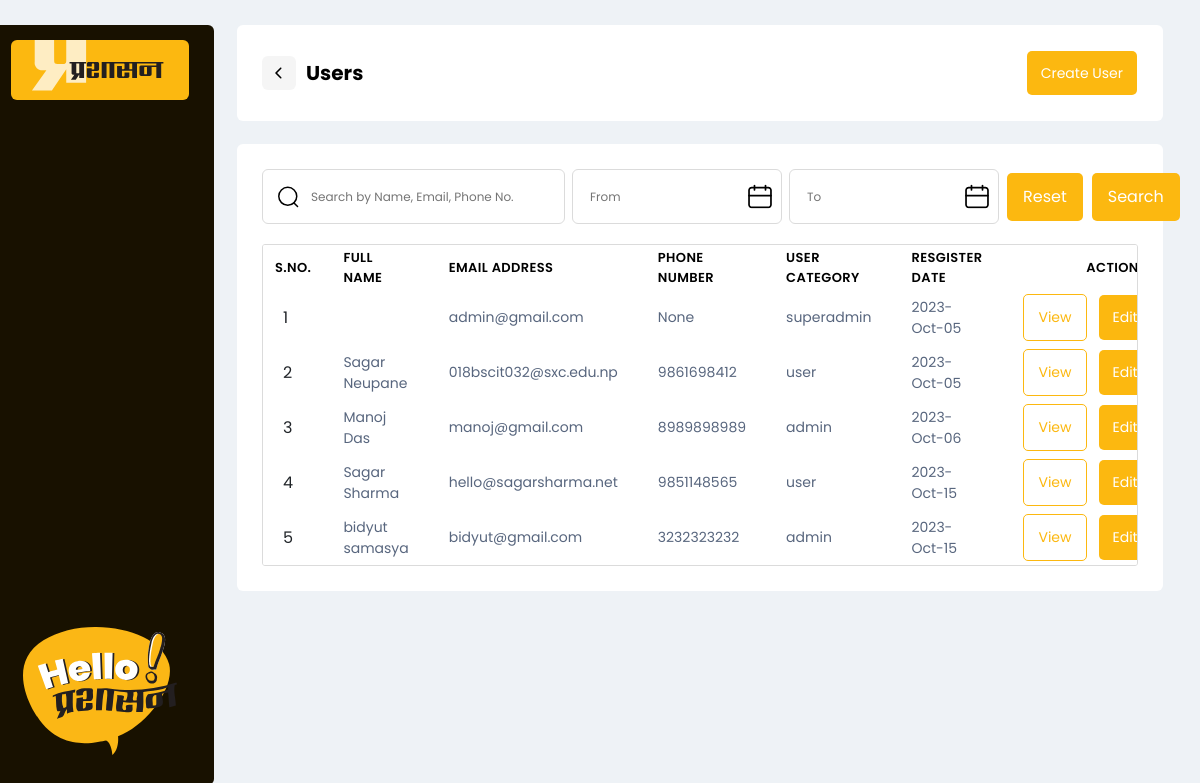
/all_user, run on the app's committed database.
### account/models.py (models this page shows, shortened)
class CustomUser(AbstractUser):
    username = models.CharField(max_length=255,unique=True)
    first_name = models.CharField(max_length=150)
    last_name = models.CharField(max_length=150)
    email = models.EmailField(unique=True)
    phone_number = models.CharField(
        max_length=10, null=True,
        validators=[
            RegexValidator(r'^\d{10}$', 'Phone number must be 10 digits')
        ]
    )
    created_date=models.DateTimeField(auto_now_add=True)
    role = models.PositiveSmallIntegerField(
        choices=choices.ROLE_CHOICES, blank=True, default=3
    )
    admin_category = models.ForeignKey(
        ComplainName, on_delete=models.SET_NULL, null=True
    )
    USERNAME_FIELD='email'
    REQUIRED_FIELDS=['username',]
    def role_name(self):
        if self.role==1:
            return 'superadmin'
        elif self.role==2:
            return 'admin'
        else:
            return 'user'

### main/views.py (the view)
# urls.py: path('all_user', views.all_user, name='all_user'),
def all_user(request):
    users=CustomUser.objects.all()
    context={
        'users':users,
    }
    return render(request, 'main/all_user.html',context)

### main/templates/main/all_user.html (shortened to what this page needs)
{% load static %}
{% include 'layouts/header.html' %}
<section id="dashboard">
  <div class="container-fluid">
    <div class="row">
      <div class="col-md-2">
        {% include 'layouts/left-dash.html' %}
      </div>
      <div class="col-md-10 arrange-complain">
        <div class="mid-complain ">
          <div class="mid-complain-heading">
            <div class="dash-header">
              <a href="#" id="back-button">
              <div class="pointer">
              </div>
              </a>
              <div class="heading">
                <p>Users</p>
              </div>
            </div>
            <div class="view-complain">
              <button><a href="{% url 'account:create_admin' %}">Create User</a></button>
            </div>
          </div>
          <div class="mycomplain-content">
            <div class="search-bar">
              <div class="search">
                <div class="search-inner">
                  <input type="text" placeholder="Search by Name, Email, Phone No.">
                </div>
              </div>
              <div class="complain-dates">
                <div class="com-dates">
                  <div class="search-inner">
                    <input type="text" placeholder="From">
                  </div>
                </div>
              </div>
              <div class="complain-dates">
                <div class="com-dates">
                  <div class="search-inner">
                    <input type="text" placeholder="To">
                  </div>
                </div>
              </div>
              <div class="searchbar-button">
                <button><a href="">Reset</a></button>
              </div>
              <div class="searchbar-button">
                <button><a href="">Search</a></button>
              </div>
            </div>
            <div class="complain-lowerinfo">
              <table>
                <tr>
                  <th class="serial-head"> <p>S.NO.</p> </th>
                  <th class="complain-head"> <p>FULL NAME</p> </th>
                  <th class="complain-head"> <p>EMAIL ADDRESS</p> </th>
                  <th class="date-list-head"> <p>PHONE NUMBER</p> </th>
                  <th class="complain-head"> <p>USER CATEGORY</p> </th>
                  <th class="date-list-head"> <p>RESGISTER DATE</p> </th>
                  <th class="action-head"> <p>ACTION</p> </th>
                </tr>
                {% for user in users %}
                <tr>
                  <td class="serial-list">{{ user.id }}</td>
                  <td class="complain-title-list"><p>{{user.first_name }} {{ user.last_name }}</p></td>
                  <td class="complain-title-list">
                    <p>{{ user.email }}</p>
                  </td>
                  <td class="date-list-body">
                    <p>{{ user.phone_number}}</p>
                  </td>
                  <td class="complain-title-list">
                    <p>{{ user.role_name }}</p>
                  </td>
                  <td class="date-list-body">
                    <p>{{ user.created_date|date:"Y-M-d" }}</p>
                  </td>
                  <td class="action-body">
                    <div class="action-body-view">
                        <button>
                            <a href="{% url 'main:view_user' id=user.id %}">View</a>
                        </button>
                    </div>
                    <div class="action-body-edit">
                        <button>
                            <a href="{% url 'account:edit_user' id=user.id %}">Edit</a>
                        </button>
                    </div>
                </td>
                </tr>
                {% endfor %}
              </table>
            </div>
          </div>
        </div>
      </div>
    </div>
  </div>
</section>
{% include 'layouts/footer.html' %}

### main/templates/layouts/header.html (shortened to what this page needs)
{% load static %}
<!DOCTYPE html>
<html lang="en">
<head>
    <link rel="stylesheet" href="https://cdnjs.cloudflare.com/ajax/libs/font-awesome/4.7.0/css/font-awesome.min.css">
    <link href="https://cdn.jsdelivr.net/npm/bootstrap@5.3.0/dist/css/bootstrap.min.css" rel="stylesheet"
>
        <link rel="stylesheet" href="https://cdnjs.cloudflare.com/ajax/libs/font-awesome/6.4.0/css/all.min.css">
        <link rel="stylesheet" href="{% static 'css/style.css'%}?v=1.0.1">
        <link rel="stylesheet" href="https://cdnjs.cloudflare.com/ajax/libs/fancybox/3.5.7/jquery.fancybox.min.css" />
</head>
<body>

### main/templates/layouts/left-dash.html (shortened to what this page needs)
{% load static %}
<section id="left-dash">
    <div class="row">
        <div class="left-dash">
            <div class="left-dash-content">
                <div class="left-dash-upper">
                    <div class="logo">
                        <a href="{% url 'main:dashboard'%}">
                        </a>
                    </div>
                </div>
                <div class="left-dash-lower">
                    <img src="{% static 'image/hello.svg' %}" alt="">
                </div>
            </div>
        </div>
    </div>
</section>

### main/templates/layouts/footer.html (shortened to what this page needs)
</body>
</html>

### data on the page
CustomUser: id "1", email "admin@gmail.com", phone_number "None", role_name "superadmin", created_date "2023-Oct-05"
CustomUser: id "2", first_name "Sagar", last_name "Neupane", email "018bscit032@sxc.edu.np", phone_number "9861698412", role_name "user", created_date "2023-Oct-05"
CustomUser: id "3", first_name "Manoj", last_name "Das", email "manoj@gmail.com", phone_number "8989898989", role_name "admin", created_date "2023-Oct-06"
CustomUser: id "4", first_name "Sagar", last_name "Sharma", email "hello@sagarsharma.net", phone_number "9851148565", role_name "user", created_date "2023-Oct-15"
CustomUser: id "5", first_name "bidyut", last_name "samasya", email "bidyut@gmail.com", phone_number "3232323232", role_name "admin", created_date "2023-Oct-15"
